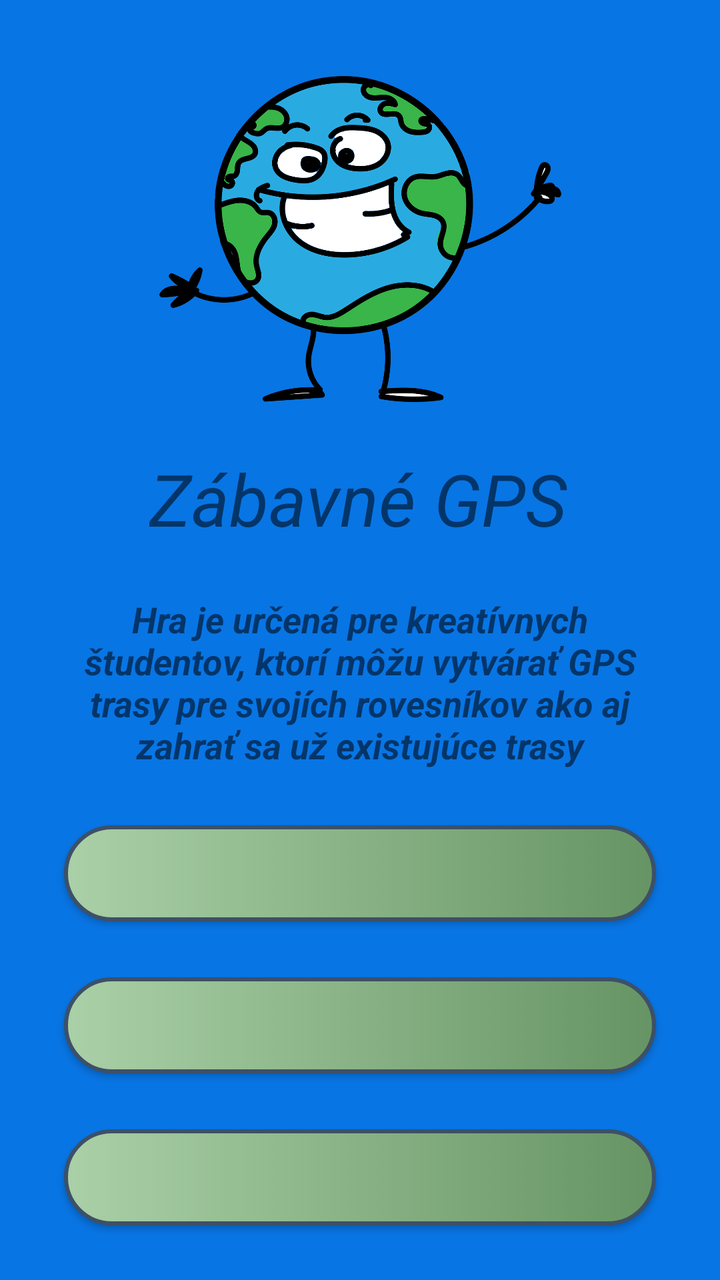
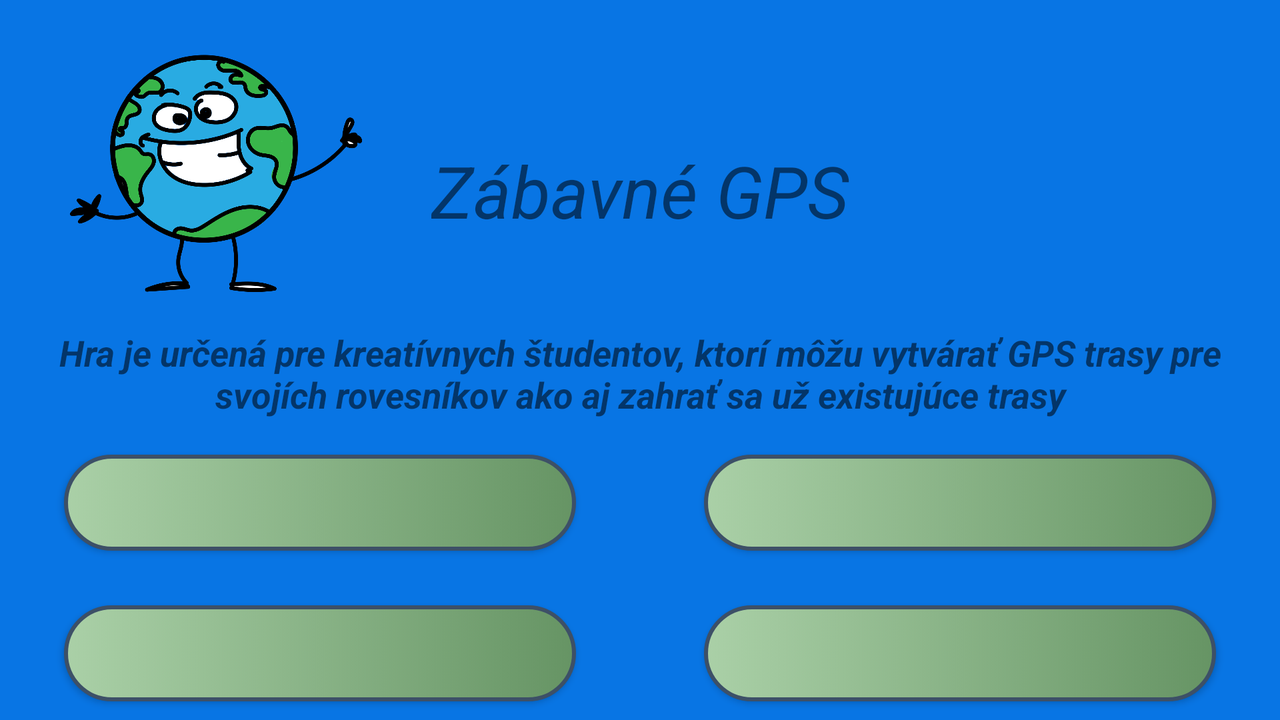

Compare how this app lays out the same screen by default and in its alternative resource folder. The renders come first, then the two layout files and the values they reference.
<!-- AndroidManifest.xml: application theme Theme.GPS_app -->
<!-- res/layout/activity_main.xml -->
<?xml version="1.0" encoding="utf-8"?>
<androidx.constraintlayout.widget.ConstraintLayout xmlns:android="http://schemas.android.com/apk/res/android"
    xmlns:app="http://schemas.android.com/apk/res-auto"
    xmlns:tools="http://schemas.android.com/tools"
    android:layout_width="match_parent"
    android:layout_height="match_parent"
    android:background="@color/Blue_Cola"
    android:color = "@color/black"
    tools:context=".MainActivity">


    <ImageView
        android:id="@+id/iv_MainPageLogo"
        android:layout_width="241dp"
        android:layout_height="165dp"
        android:layout_marginStart="72dp"
        android:layout_marginTop="36dp"
        android:layout_marginEnd="72dp"
        app:layout_constraintEnd_toEndOf="parent"
        app:layout_constraintStart_toStartOf="parent"
        app:layout_constraintTop_toTopOf="parent"
        app:srcCompat="@drawable/logo" />

    <TextView
        android:id="@+id/tv_RouteName"
        android:layout_width="wrap_content"
        android:layout_height="wrap_content"
        android:layout_marginTop="24dp"
        app:layout_constraintEnd_toEndOf="parent"
        app:layout_constraintHorizontal_bias="0.495"
        app:layout_constraintStart_toStartOf="parent"
        app:layout_constraintTop_toBottomOf="@+id/iv_MainPageLogo"
        android:textAlignment="center"
        android:textStyle="italic"
        android:text="@string/mainPageGameName"
        android:textSize="36sp"/>

    <TextView
        android:id="@+id/tv_gameDescription"
        android:layout_width="0dp"
        android:layout_height="wrap_content"
        android:layout_marginStart="24dp"
        android:layout_marginTop="24dp"
        android:layout_marginEnd="24dp"
        app:layout_constraintEnd_toEndOf="parent"
        app:layout_constraintHorizontal_bias="0.498"
        app:layout_constraintStart_toStartOf="parent"
        app:layout_constraintTop_toBottomOf="@+id/tv_RouteName"
        android:textAlignment="center"
        android:textStyle="bold|italic"
        android:textSize="18sp"
        android:text="@string/mainPageGameDescription"
        />

    <Button
        android:id="@+id/btn_MainPagePlayerMode"
        android:layout_width="0dp"
        android:layout_height="wrap_content"
        android:layout_marginStart="32dp"
        android:layout_marginTop="28dp"
        android:layout_marginEnd="32dp"
        app:layout_constraintEnd_toEndOf="parent"
        app:layout_constraintHorizontal_bias="0.0"
        app:layout_constraintStart_toStartOf="parent"
        app:layout_constraintTop_toBottomOf="@+id/tv_gameDescription"
        android:textSize="15sp"
        android:textStyle="bold|italic"
        android:textColor="@color/white"
        android:background="@drawable/button_style"/>

    <Button
        android:id="@+id/btn_MainPageCreativeMode"
        android:layout_width="0dp"
        android:layout_height="wrap_content"
        android:layout_marginStart="32dp"
        android:layout_marginTop="28dp"
        android:layout_marginEnd="32dp"
        app:layout_constraintEnd_toEndOf="parent"
        app:layout_constraintStart_toStartOf="parent"
        app:layout_constraintTop_toBottomOf="@+id/btn_MainPagePlayerMode"
        android:textSize="15sp"
        android:textStyle="bold|italic"
        android:textColor="@color/white"
        android:background="@drawable/button_style"/>

    <Button
        android:id="@+id/btn_MainPageApplicationDescribe"
        android:layout_width="0dp"
        android:layout_height="wrap_content"
        android:layout_marginStart="32dp"
        android:layout_marginTop="28dp"
        android:layout_marginEnd="32dp"
        app:layout_constraintEnd_toEndOf="parent"
        app:layout_constraintStart_toStartOf="parent"
        app:layout_constraintTop_toBottomOf="@+id/btn_MainPageCreativeMode"
        android:textSize="15sp"
        android:textStyle="bold|italic"
        android:textColor="@color/white"
        android:background= "@drawable/button_style"
        />

    <Button
        android:id="@+id/btn_MainPageExit"
        android:layout_width="0dp"
        android:layout_height="wrap_content"
        android:layout_marginStart="32dp"
        android:layout_marginTop="28dp"
        android:layout_marginEnd="32dp"
        app:layout_constraintEnd_toEndOf="parent"
        app:layout_constraintStart_toStartOf="parent"
        app:layout_constraintTop_toBottomOf="@+id/btn_MainPageApplicationDescribe"
        android:textSize="15sp"
        android:textStyle="bold|italic"
        android:textColor="@color/white"
        android:background= "@drawable/button_style"/>

</androidx.constraintlayout.widget.ConstraintLayout>
<!-- resources referenced by this layout -->
<resources>
  <color name="Blue_Cola">#0875e4</color>
  <color name="black">#FF000000</color>
  <color name="white">#FFFFFFFF</color>
  <!-- drawable button_style (drawable) -->
  <selector xmlns:tools="http://schemas.android.com/tools" xmlns:android="http://schemas.android.com/apk/res/android">
      <item android:state_pressed="true">
          <shape android:shape="rectangle">
              <gradient android:type="linear" android:gradientRadius="0" android:startColor="@color/Medium_Electric_Blue" android:endColor="@color/Cornflower"/>
              <corners android:radius="50dp"/>
              <size android:width="15dp"/>
              <stroke android:width="2dp" android:color="@color/Police_Blue"/>
          </shape>
      </item>
      <item>
          <shape android:shape="rectangle">
              <gradient android:type="linear" android:gradientRadius="0" android:startColor="@color/Dark_Vanilla" android:endColor="@color/Shadow"/>
              <corners android:radius="50dp"/>
              <stroke android:width="2dp" android:color="@color/Police_Blue"/>
          </shape>
      </item>
  </selector>
  <!-- drawable logo: png bitmap (drawable-v24, 208507 bytes) -->
  <string name="mainPageGameDescription">Hra je určená pre kreatívnych študentov, ktorí môžu vytvárať GPS trasy pre svojích rovesníkov ako aj zahrať sa už existujúce trasy</string>
  <string name="mainPageGameName">Zábavné GPS</string>
  <style name="Theme.GPS_app" parent="Theme.AppCompat.Light.NoActionBar">
          
          <item name="colorPrimary">@color/purple_500</item>
          <item name="colorPrimaryVariant">@color/purple_700</item>
          <item name="colorOnPrimary">@color/white</item>
          
          <item name="colorSecondary">@color/teal_200</item>
          <item name="colorSecondaryVariant">@color/teal_200</item>
          <item name="colorOnSecondary">@color/black</item>
          
          <item name="android:statusBarColor" tools:targetApi="l">?attr/colorPrimaryVariant</item>
          
  
          <item name="android:colorControlNormal">#292929</item>
          <item name="android:colorControlActivated">#000000</item>
          <item name="android:colorControlHighlight">#3db5ea</item>
  
  
      </style>
  <color name="Medium_Electric_Blue">#0c54a4</color>
  <color name="Cornflower">#93c3eb</color>
  <color name="Police_Blue">#3d5067</color>
  <color name="Dark_Vanilla">#AAD0A7</color>
  <color name="Shadow">#669464</color>
  <color name="purple_500">#FF6200EE</color>
  <color name="purple_700">#FF3700B3</color>
  <color name="teal_200">#FF03DAC5</color>
</resources>
<!-- res/layout-land/activity_main.xml (the repository's variant of the layout above) -->
<!-- drawn on the phone turned sideways -->
<?xml version="1.0" encoding="utf-8"?>
<androidx.constraintlayout.widget.ConstraintLayout xmlns:android="http://schemas.android.com/apk/res/android"
    xmlns:app="http://schemas.android.com/apk/res-auto"
    xmlns:tools="http://schemas.android.com/tools"
    android:layout_width="match_parent"
    android:layout_height="match_parent"
    android:background="@color/Blue_Cola"
    android:color = "@color/black"
    tools:context=".MainActivity">


    <ImageView
        android:id="@+id/iv_MainPageLogo"
        android:layout_width="150dp"
        android:layout_height="120dp"
        android:layout_marginStart="72dp"
        android:layout_marginTop="26dp"
        android:layout_marginEnd="72dp"
        app:layout_constraintEnd_toStartOf="@+id/tv_RouteName"
        app:layout_constraintStart_toStartOf="parent"
        app:layout_constraintTop_toTopOf="parent"
        app:srcCompat="@drawable/logo" />

    <TextView
        android:id="@+id/tv_RouteName"
        android:layout_width="wrap_content"
        android:layout_height="wrap_content"
        android:layout_marginTop="18dp"
        app:layout_constraintEnd_toEndOf="parent"
        app:layout_constraintBottom_toBottomOf="@+id/iv_MainPageLogo"
        app:layout_constraintStart_toStartOf="parent"
        app:layout_constraintTop_toTopOf="@+id/iv_MainPageLogo"
        android:textAlignment="center"
        android:textStyle="italic"
        android:text="@string/mainPageGameName"
        android:textSize="36sp"/>

    <TextView
        android:id="@+id/tv_gameDescription"
        android:layout_width="0dp"
        android:layout_height="wrap_content"
        android:layout_marginStart="24dp"
        android:layout_marginTop="18dp"
        android:layout_marginEnd="24dp"
        app:layout_constraintEnd_toEndOf="parent"
        app:layout_constraintStart_toStartOf="parent"
        app:layout_constraintTop_toBottomOf="@+id/iv_MainPageLogo"
        android:textAlignment="center"
        android:textStyle="bold|italic"
        android:textSize="18sp"
        android:text="@string/mainPageGameDescription"
        />

    <Button
        android:id="@+id/btn_MainPagePlayerMode"
        android:layout_width="0dp"
        android:layout_height="wrap_content"
        android:layout_marginStart="32dp"
        android:layout_marginTop="18dp"
        android:layout_marginEnd="32dp"
        app:layout_constraintEnd_toStartOf="@+id/btn_MainPageCreativeMode"
        app:layout_constraintStart_toStartOf="parent"
        app:layout_constraintTop_toBottomOf="@+id/tv_gameDescription"
        android:textSize="15sp"
        android:textStyle="bold|italic"
        android:textColor="@color/white"
        android:background="@drawable/button_style"/>

    <Button
        android:id="@+id/btn_MainPageCreativeMode"
        android:layout_width="0dp"
        android:layout_height="wrap_content"
        android:layout_marginStart="32dp"
        android:layout_marginTop="18dp"
        android:layout_marginEnd="32dp"
        app:layout_constraintEnd_toEndOf="parent"
        app:layout_constraintStart_toEndOf="@+id/btn_MainPagePlayerMode"
        app:layout_constraintTop_toBottomOf="@+id/tv_gameDescription"
        android:textSize="15sp"
        android:textStyle="bold|italic"
        android:textColor="@color/white"
        android:background="@drawable/button_style"/>

    <Button
        android:id="@+id/btn_MainPageApplicationDescribe"
        android:layout_width="0dp"
        android:layout_height="wrap_content"
        android:layout_marginStart="32dp"
        android:layout_marginTop="18dp"
        android:layout_marginEnd="32dp"
        app:layout_constraintEnd_toStartOf="@+id/btn_MainPageExit"
        app:layout_constraintStart_toStartOf="parent"
        app:layout_constraintTop_toBottomOf="@+id/btn_MainPageCreativeMode"
        app:layout_constraintBottom_toBottomOf="parent"
        android:textSize="15sp"
        android:textStyle="bold|italic"
        android:textColor="@color/white"
        android:background= "@drawable/button_style"
        />

    <Button
        android:id="@+id/btn_MainPageExit"
        android:layout_width="0dp"
        android:layout_height="wrap_content"
        android:layout_marginStart="32dp"
        android:layout_marginTop="18dp"
        android:layout_marginEnd="32dp"
        app:layout_constraintEnd_toEndOf="parent"
        app:layout_constraintStart_toEndOf="@+id/btn_MainPageApplicationDescribe"
        app:layout_constraintTop_toBottomOf="@+id/btn_MainPageCreativeMode"
        app:layout_constraintBottom_toBottomOf="parent"
        android:textSize="15sp"
        android:textStyle="bold|italic"
        android:textColor="@color/white"
        android:background= "@drawable/button_style"/>

</androidx.constraintlayout.widget.ConstraintLayout>
